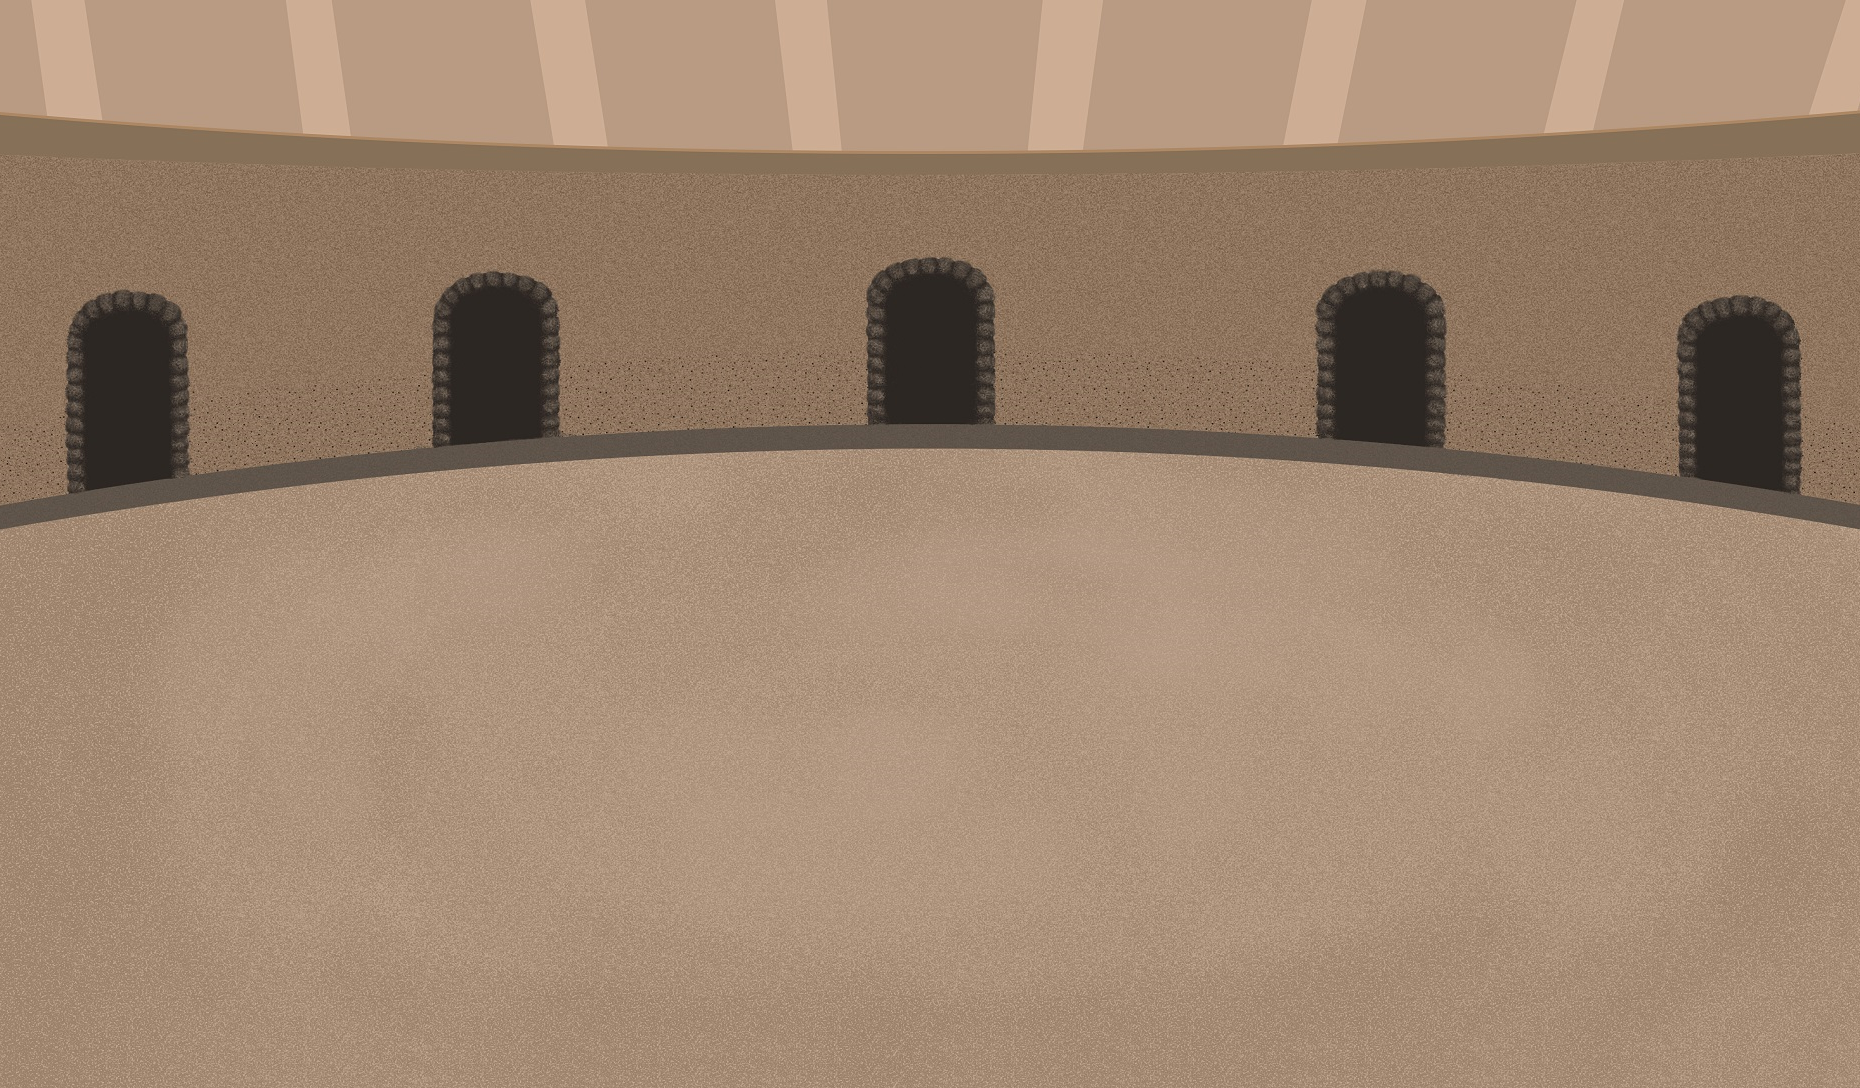

A level layout from a 2D game, rendered from its tile map. Below: a short description, then the map file with tile-grid data replaced by summaries:
An orthogonal 60x34 tile map with 31x32 px tiles, 1 tile layer (backround) and 1 object.

<map version="1.0" tiledversion="1.1.4" orientation="orthogonal" renderorder="right-down" width="60" height="34" tilewidth="31" tileheight="32" infinite="0" nextobjectid="10">
 <tileset firstgid="1" name="peliareenas" tilewidth="31" tileheight="32" tilecount="2013" columns="61">
  <image source="peliareenas.png" width="1920" height="1079" />
 </tileset>
 <layer name="backround" width="60" height="34">
  <data>[2040 cells, 2040 non-empty, 1980 distinct tile ids]</data>
 </layer>
 <objectgroup name="ground">
  <object id="9" x="0" y="930" width="1860" height="158" visible="0" />
 </objectgroup>
</map>